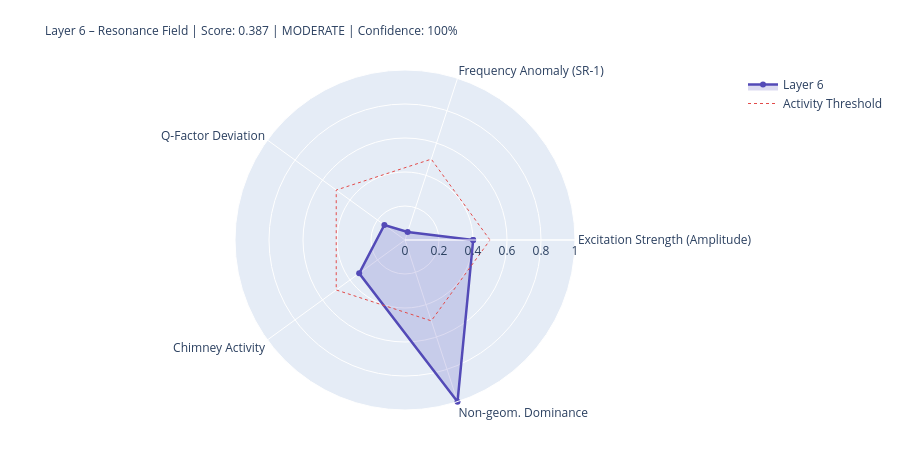

Notebook code cell kept with this figure:
### Markdown cell above
---
## 4. State Assessment & Handoff to Layer 7

### Code cell
# ============================================================
# LAYER-6-SCORE
# ============================================================

def norm(v, lo, hi):
    if v is None: return None
    return round(max(0.0, min(1.0, (v - lo) / (hi - lo))), 4)

# 1) Excitation strength (from amplitude modulator)
excitation = norm(amp_mod_total, 0.5, 1.8)

# 2) Frequency anomaly (total shift of SR-1)
freq_anomaly = norm(abs(expected[1]['freq_shift_mHz']), 0, 200)

# 3) Q-factor deviation
q_anomaly = norm(abs(expected[1]['Q_factor_change']), 0, 30)

# 4) Chimney activity
chimney_score = norm(chimney_factor, 0.85, 1.15)

# 5) Non-geometric dominance (diagnostic feature)
non_geom_dom = norm(ratio, 0, 10)

COMPONENTS = {
    'Excitation Strength (Amplitude)':  {'score': excitation,    'source': 'derived_from_L3_L5', 'dynamic': True},
    'Frequency Anomaly (SR-1)':       {'score': freq_anomaly,  'source': 'derived_from_L4',   'dynamic': True},
    'Q-Factor Deviation':            {'score': q_anomaly,     'source': 'derived_from_L4',   'dynamic': True},
    'Chimney Activity':             {'score': chimney_score, 'source': 'time_of_day',       'dynamic': True},
    'Non-geom. Dominance':           {'score': non_geom_dom,  'source': 'diagnostic',        'dynamic': True},
}

available    = {k: v['score'] for k, v in COMPONENTS.items() if v['score'] is not None}
unavailable  = [k for k, v in COMPONENTS.items() if v['score'] is None]
layer6_score = round(sum(available.values()) / len(available), 4) if available else None
confidence   = round(len(available) / len(COMPONENTS), 2)
level = ('unknown' if layer6_score is None
         else 'quiet'   if layer6_score < 0.3
         else 'moderate' if layer6_score < 0.6
         else 'active')
dominant_l6 = max(available, key=available.get) if available else 'none'

W = 70
print('=' * W)
print('LAYER 6 – RESONANCE FIELD / SCHUMANN – STATE ASSESSMENT')
print('=' * W)
for name, comp in COMPONENTS.items():
    s = comp['score']
    if s is not None:
        bar = '█' * int(s*20) + '░' * (20-int(s*20))
        print(f'  {name:<32} {bar}  {s:.3f}  [{comp["source"]}]')
    else:
        print(f'  {name:<32} {"─"*20}  n/a   [missing]')
print('-' * W)
print(f'  Score:           {layer6_score:.3f}  ({len(available)}/{len(COMPONENTS)} components)')
print(f'  Confidence:      {confidence:.0%}')
print(f'  Level:           {level.upper()}')
print(f'  Dominant:        {dominant_l6}')
print(f'  SR-1 expected:   {expected[1]["freq_Hz"]:.4f} Hz  (Δ {expected[1]["freq_shift_mHz"]:+.1f} mHz vs 7.83 Hz)')
print(f'  Amplitude:       factor {amp_mod_total:.3f}  (vs reference)')
print(f'  Q-Factor SR-1:   {expected[1]["Q_factor"]:.2f}  ({expected[1]["Q_factor_change"]:+.1f}%)')
print('=' * W)

# Radar
cats   = list(available.keys())
vals_r = list(available.values())
if len(cats) >= 3:
    fig = go.Figure()
    fig.add_trace(go.Scatterpolar(
        r=vals_r + [vals_r[0]], theta=cats + [cats[0]],
        fill='toself', fillcolor='rgba(83,74,183,0.20)',
        line=dict(color='#534AB7', width=2.5), name='Layer 6'
    ))
    fig.add_trace(go.Scatterpolar(
        r=[0.5]*(len(cats)+1), theta=cats+[cats[0]],
        line=dict(color='#E24B4A', dash='dot', width=1),
        mode='lines', name='Activity Threshold'
    ))
    fig.update_layout(
        title=dict(
            text=f'Layer 6 – Resonance Field | Score: {layer6_score:.3f} | {level.upper()} | Confidence: {confidence:.0%}',
            font=dict(size=12)
        ),
        polar=dict(radialaxis=dict(visible=True, range=[0,1])),
        height=450, showlegend=True,
        margin=dict(l=80, r=80, t=70, b=40)
    )
    fig.show()

### Figure 1 — Plotly figure (JSON) as saved in the notebook; plotly's stock layout.template omitted (floating-point values rounded to 4 significant figures)
{"data": [{"fill": "toself", "fillcolor": "rgba(83,74,183,0.20)", "line": {"color": "#534AB7", "width": 2.5}, "name": "Layer 6", "r": [0.401, 0.05, 0.15, 0.3333, 1.0, 0.401], "theta": ["Excitation Strength (Amplitude)", "Frequency Anomaly (SR-1)", "Q-Factor Deviation", "Chimney Activity", "Non-geom. Dominance", "Excitation Strength (Amplitude)"], "type": "scatterpolar"}, {"line": {"color": "#E24B4A", "dash": "dot", "width": 1}, "mode": "lines", "name": "Activity Threshold", "r": [0.5, 0.5, 0.5, 0.5, 0.5, 0.5], "theta": ["Excitation Strength (Amplitude)", "Frequency Anomaly (SR-1)", "Q-Factor Deviation", "Chimney Activity", "Non-geom. Dominance", "Excitation Strength (Amplitude)"], "type": "scatterpolar"}], "layout": {"height": 450, "margin": {"b": 40, "l": 80, "r": 80, "t": 70}, "polar": {"radialaxis": {"range": [0, 1], "visible": true}}, "showlegend": true, "title": {"font": {"size": 12}, "text": "Layer 6 – Resonance Field | Score: 0.387 | MODERATE | Confidence: 100%"}}}
